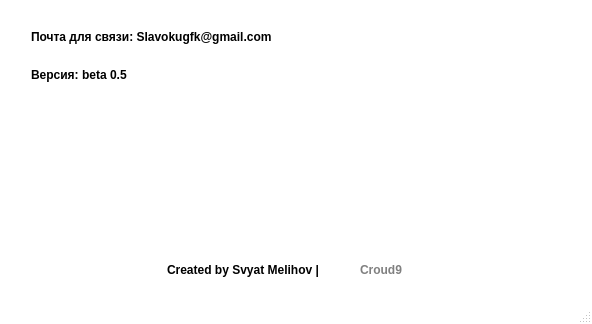
<?xml version="1.0" encoding="UTF-8"?>
<ui version="4.0">
 <class>MainWindow</class>
 <widget class="QMainWindow" name="MainWindow">
  <property name="enabled">
   <bool>true</bool>
  </property>
  <property name="geometry">
   <rect>
    <x>0</x>
    <y>0</y>
    <width>592</width>
    <height>324</height>
   </rect>
  </property>
  <property name="font">
   <font>
    <family>Arial</family>
    <weight>50</weight>
    <bold>false</bold>
   </font>
  </property>
  <property name="focusPolicy">
   <enum>Qt::NoFocus</enum>
  </property>
  <property name="windowTitle">
   <string>О программе</string>
  </property>
  <property name="styleSheet">
   <string notr="true">QMainWindow {
	background-color: white
}
QScrollBar:vertical {              
	background: #e5e5ea;
	border-radius: 3;
	border: none;
	max-width: 8px;
}
QScrollBar::handle:vertical {
	background-color: #196dff;
    border-radius: 3;
}
QScrollBar::handle:vertical:hover {
	background-color: #3b83ff; 
    min-height: 0px;
    border-radius: 3;
}
QScrollBar::add-line:vertical {
    height: 0px;
    subcontrol-position: bottom;
    subcontrol-origin: margin;
}
QScrollBar::sub-line:vertical {
    height: 0 px;
    subcontrol-position: top;
    subcontrol-origin: margin;
}
QScrollBar::add-page:vertical, QScrollBar::sub-page:vertical{
    background: #e5e5ea;
	border: none;
}
QComboBox QAbstractItemView {
	background: transparent;
	border-radius: 6;
    border: none;
	outline:0px;
	selection-background-color: white;
	selection-color: #196dff;
    padding: 8 0 8 0;
}</string>
  </property>
  <property name="documentMode">
   <bool>false</bool>
  </property>
  <widget class="QWidget" name="centralwidget">
   <property name="styleSheet">
    <string notr="true">background-color: #fff;</string>
   </property>
   <widget class="QLabel" name="labelGithubLink">
    <property name="geometry">
     <rect>
      <x>360</x>
      <y>261</y>
      <width>111</width>
      <height>18</height>
     </rect>
    </property>
    <property name="font">
     <font>
      <family>Arial</family>
      <pointsize>9</pointsize>
      <weight>75</weight>
      <italic>false</italic>
      <bold>true</bold>
      <underline>false</underline>
      <strikeout>false</strikeout>
     </font>
    </property>
    <property name="styleSheet">
     <string notr="true">QLabel{
	background-color:rgba(112, 215, 255, 0);
	color:rgba(0, 0, 0, 0.5);
	border: none;
	border-radius: 5;
	border-style: outset;
}
QLabel:hover{
	color: black;
}
</string>
    </property>
    <property name="text">
     <string>Croud9</string>
    </property>
    <property name="alignment">
     <set>Qt::AlignLeading|Qt::AlignLeft|Qt::AlignVCenter</set>
    </property>
   </widget>
   <widget class="QWidget" name="layoutWidget">
    <property name="geometry">
     <rect>
      <x>31</x>
      <y>20</y>
      <width>531</width>
      <height>71</height>
     </rect>
    </property>
    <layout class="QVBoxLayout" name="verticalLayout">
     <item>
      <widget class="QLabel" name="label_5">
       <property name="font">
        <font>
         <family>Arial</family>
         <pointsize>9</pointsize>
         <weight>75</weight>
         <italic>false</italic>
         <bold>true</bold>
         <underline>false</underline>
         <strikeout>false</strikeout>
        </font>
       </property>
       <property name="styleSheet">
        <string notr="true"/>
       </property>
       <property name="text">
        <string>Почта для связи: Slavokugfk@gmail.com</string>
       </property>
      </widget>
     </item>
     <item>
      <widget class="QLabel" name="label_3">
       <property name="font">
        <font>
         <family>Arial</family>
         <pointsize>9</pointsize>
         <weight>75</weight>
         <italic>false</italic>
         <bold>true</bold>
         <underline>false</underline>
         <strikeout>false</strikeout>
        </font>
       </property>
       <property name="styleSheet">
        <string notr="true"/>
       </property>
       <property name="text">
        <string>Версия: beta 0.5</string>
       </property>
      </widget>
     </item>
    </layout>
   </widget>
   <widget class="QLabel" name="label_4">
    <property name="geometry">
     <rect>
      <x>167</x>
      <y>261</y>
      <width>191</width>
      <height>18</height>
     </rect>
    </property>
    <property name="font">
     <font>
      <family>Arial</family>
      <pointsize>9</pointsize>
      <weight>75</weight>
      <italic>false</italic>
      <bold>true</bold>
      <underline>false</underline>
      <strikeout>false</strikeout>
     </font>
    </property>
    <property name="styleSheet">
     <string notr="true"/>
    </property>
    <property name="text">
     <string>Created by Svyat Melihov |</string>
    </property>
    <property name="alignment">
     <set>Qt::AlignLeading|Qt::AlignLeft|Qt::AlignVCenter</set>
    </property>
   </widget>
  </widget>
  <widget class="QStatusBar" name="statusBar"/>
 </widget>
 <resources/>
 <connections/>
</ui>
